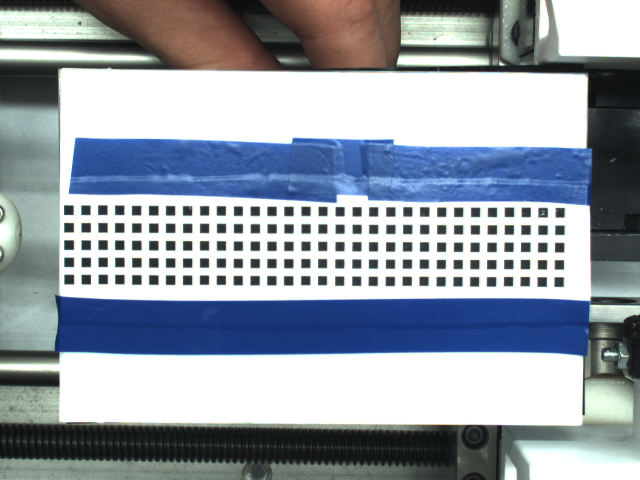
#> input picture Test Images/5x30_squares_l-2mm_space-4mm.png, 1280 x 960 px, given in place of 80mm_70mm.png, which was not available (shown at 1/2 size)
$ python image_processing.py '../Test Images/5x30_squares_l-2mm_space-4mm.png'
#> lines starting #> are read from the running program, lines starting #| are printed output that depends on the picture; after the words box and inside, x2 and y2 are one past the last pixel; in counts of white or black regions, pixels touching at a corner belong together; pictures that were not available may be replaced by others from this repository, and a replacement may not be noted
### src/BSpline1D.py
'''
Created on Jan 2, 2020

@author: Dimitri Lezcano

@summary: Class in order to fit a B-Spline to data smoothly
'''
import numpy as np
import scipy.interpolate as interp
from scipy.integrate import quad
from warnings import warn


class BSpline1D():
    '''
    BSpline 1-D
    '''

    def __init__( self, x: np.ndarray, y: np.ndarray, k: int = 3, xb: float = None,
                  xe: float = None, w: np.ndarray = None ):
        '''
        Returns an interpolator that uses 0 knots and instead scales the values
        between 0 and 1
        '''
        self.__x = x
        self.__y = y
        self.__qmin = x.min()
        self.__qmax = x.max()
        self.__tck = interp.splrep( self._scale( x ), y,
                                  w = w, xb = xb, xe = xe, k = k, t = [0.25, .5, 0.75] )

    # __init__

#================= PROPERTIES =======================
    @property
    def qmin( self ):
        return self.__qmin

    # property getter: qmin

    # [9 lines left out: function qmin, not called in this run]

        # else

    # property setter: qmin

    @property
    def qmax( self ):
        return self.__qmax

    # property getter: qmax

    # [9 lines left out: function qmax, not called in this run]

        # else

    # property setter: qmin

    @property
    def tck( self ):
        return self.__tck

    # property getter: tck

    # [9 lines left out: function tck, not called in this run]

        # else

    # property setter: tck

    @property
    def x( self ):
        return self.__x

    # property getter: x

    # [9 lines left out: function x, not called in this run]

        # else

    # property setter: x

    @property
    def y( self ):
        return self.__y

    # property getter: y

    # [9 lines left out: function y, not called in this run]

        # else

    # property setter: x

#================= METHODS =======================

    def __call__( self, x , der: int = 0 ):
        """ Return the function's output for a specific derivative """

        return interp.splev( self._scale( x ), self.tck, der = der, ext = 0 )

    # __call__

    def _scale( self, data: np.ndarray ):
        """ Scale the input to 0 and 1 """
        if self.qmin == self.qmax:
            retval = np.ones( data.shape )

        # if

        else:
            retval = ( data - self.qmin ) / ( self.qmax - self.qmin )

        # else

        if np.any( retval > 1 ) or np.any( retval < 0 ):
            warn( f"Scaling data is out of the range of the bounding box: [{self.qmin},{self.qmax}]" )

        # if

        return retval

    # _scale

    # [4 lines left out: function arclength, not called in this run]

    # arclength

    def eval_unscale ( self, x: np.ndarray, der: int = 0 ):
        """Evaluated the spline without scaling """
        return interp.splev( x, self.tck, der = der, ext = 0 )

    # eval_unscale

    # [9 lines left out: function deriv_x, not called in this run]

    # deriv_x

    def integrate( self, a: float, b: float, der: int = 0 ):
        """ Not implemented """
        raise NotImplementedError( 'integrate is not impleemented' )

    # integrate

    # [12 lines left out: function unscale, not called in this run]

    # unscale

# BSpline1D

### src/image_processing.py
import cv2
import numpy as np
from skimage.morphology import skeletonize
import sys, os
from scipy.interpolate import splrep, splev, CubicSpline
from scipy.integrate import quad
from scipy.optimize import fsolve, leastsq, minimize, Bounds
from matplotlib.pyplot import draw
import matplotlib.pyplot as plt
import re
from BSpline1D import BSpline1D
# import scipy


def smooth_data ( Y, window, iterations = 1 ):
	retval = Y.copy()

	for k in range( iterations ):
		tmp = []
		for i in range( len( Y ) ):
			lidx = i - window
			uidx = i + window + 1
			if lidx < 0:
				lidx = 0

			if uidx > len( retval ):
				uidx = len( retval )

			tmp.append( np.mean( retval[lidx: uidx] ) )

		# for

		retval = np.array( tmp )

	# for

	return retval

# smooth_data


def load_image( filename ):
	img = cv2.imread( filename, cv2.IMREAD_COLOR )
	gray_image = cv2.cvtColor( img, cv2.COLOR_BGR2GRAY )

	return img, gray_image


# [11 lines left out: function set_ROI, not called in this run]

# set_ROI


def set_ROI_box( image, crop_area ):
	""" Sets a box around the region of interest and returns what is
		in the box

		crop = (top_leftX, top_leftY, bottom_rightX, bottom_rightY)
	"""
	tlx, tly, brx, bry = crop_area

	cropped_image = image[tly:bry, tlx:brx]

	return cropped_image

# set_ROI_box


# [162 lines left out: functions binary, saturate_img, gen_kernel, blackout_regions, canny_edge_detection, not called in this run]


def get_centerline( edge_image ):
	# [10 lines of commented-out code are left out]
	binary = np.copy( edge_image ) / 255
	skeleton = skeletonize( binary )
	skeleton = skeleton.astype( np.uint8 ) * 255

	return skeleton


def stitch( canny_img, binary_img ):
	binary_nonzero = np.argwhere( binary_img )  # find all nonzero indices

	# sort by x-coordinate
	binary_nonzero = sorted( binary_nonzero, key = lambda element: element[1] )
	binary_nonzero = np.asarray( binary_nonzero )  # convert back to numpy array

	canny_nonzero = np.argwhere( canny_img )  # find all nonzero indices
	canny_max_idx = np.argmax( canny_nonzero[:, 1] )  # find the index of rightmost point
	canny_max = canny_nonzero[canny_max_idx][1]  # find the index in original image

	stitch_img = np.copy( canny_img )
	# find where rightmost point stops in binary image
	binary_start = np.argwhere( binary_nonzero[:, 1] == canny_max )[0][0]

	# add binary_img points to stitch_img
	for b in range( binary_start, binary_nonzero.shape[0] ):
		coord = binary_nonzero[b]
		stitch_img[coord[0], coord[1]] = 255

	return stitch_img

# stitch


# [74 lines left out: functions find_param_along_poly, find_param_along_bspline, find_param_along_poly_con, find_param_along_spline, arclength, arclength_spline, not called in this run]

# arclength_spline


def xycenterline( centerline_img ):
	N_rows, N_cols = np.shape( centerline_img )

	x = np.arange( N_cols )  # x-coords
	y = N_rows * np.ones( N_cols )  # y-coords
	y = np.argmax( centerline_img, 0 )

	x = x[y[:len( x )] > 0]
	y = y[y > 0]

	return x, y[:len( x )]

# xycenterline


# [65 lines left out: functions find_active_areas, find_active_areas_bspline, fit_polynomial, not called in this run]

# fit_polynomial


def fit_spline( centerline_img ):
	N_rows, N_cols = np.shape( centerline_img )

	x = np.arange( N_cols )  # x-coords
	y = N_rows * np.ones( N_cols )  # y-coords
	y = np.argmax( centerline_img, 0 )

	x = x[y > 0]
	y = y[y > 0]

# 	spline = splrep( x, y  )
	spline = CubicSpline( x, y, bc_type = "natural" )

	return spline, x

# fit_spline


# [6 lines left out: function fit_Bspline, not called in this run]

# fit_Bspline


def fit_Bspline_img( centerline_img, deg ):
	""" Fits a BSpline to the centerline image """
	_, N_cols = np.shape( centerline_img )

	x = np.arange( N_cols - 10 )  # x-coords
# 	y = N_rows * np.ones( N_cols )  # y-coords
	y = np.argmax( centerline_img, 0 )

	x = x[y[:len( x )] > 0]
	y = y[y > 0]

	bspline = BSpline1D( x, y[:len( x )], k = deg )

	return bspline, x

# fit_Bspline_img


# [25 lines left out: functions find_curvature, find_spline_curvature, not called in this run]

# find_spline_curvature


def fit_circle_raw_curvature( y, x, x_int, width: float ):
	k = []
	for xi in x_int:
		idxs = np.abs( x - xi ) <= width
		x_window = x[idxs]
		y_window = y[idxs]

		xm = np.mean( x_window )
		ym = np.mean( y_window )

		calcdist = lambda xc, yc: np.sqrt( ( x_window - xc ) ** 2 + ( y_window - yc ) ** 2 )
		costfn = lambda c: np.abs( calcdist( *c ) - np.mean( calcdist( *c ) ) )

		c2, ier = leastsq( costfn , ( xm, ym ) )
		R = np.mean( calcdist( *c2 ) )
		if c2[1] - ym < 0:
			R *= -1

		k.append( 1 / R )

	# for

	return np.array( k )

# fit_circle_raw_curvature


# [204 lines left out: functions fit_integral_curvature, fit_integral_curvature_callable, fit_adaptive_circle_curvature, not called in this run]

	# for

# fit_adaptive_circle_curvature


def fit_circle_curvature( p, x, x_int, width: float , dx: float = -1 ):
	""" Function to find the curvature of a function by circle fitting

		@param p: the function (callable) of the curve

		@param x: the x values in the of the whole polynomial

		@param x_int: the x values that we are interested in

		@param width: the width of the fitting window

		@return: numpy array of curvatures for the associated 'x_ints'

	"""

	k = []
	for xi in x_int:
		if dx > 0:
			xlow = max( [xi - width, x.min()] )
			xhi = min( [xi + width, x.max()] )
			x_window = np.arange( xlow, xhi, dx )

		# if

		else:
			x_window = x[np.abs( x - xi ) <= width]

		# else

		y_window = p( x_window )

		xm = np.mean( x_window )
		ym = np.mean( y_window )

		calcdist = lambda xc, yc: np.sqrt( ( x_window - xc ) ** 2 + ( y_window - yc ) ** 2 )
		costfn = lambda c: np.abs( calcdist( *c ) - np.mean( calcdist( *c ) ) )

		c2, ier = leastsq( costfn , ( xm, ym ) )
		R = np.mean( calcdist( *c2 ) )
		if c2[1] - ym < 0:
			R *= -1

		k.append( 1 / R )

	# for

	return np.array( k )

# fit_circle_curvature


# [47 lines left out: function find_active_areas_poly, not called in this run]

# find_active_areas_poly


def plot_func_image( img, func, x , intf = plt ):
	y = func( x )
	tempfile = "../Output/temporary_img.png"
	result = cv2.imwrite( tempfile, img )

	if not result:
		raise OSError( "Image file was not written." )

	img = plt.imread( tempfile )
	os.remove( tempfile )

	intf.imshow( img , cmap = "gray" )
	intf.plot( x, y , 'm-' )
	# intf.title( "Plot of function on image" )
# 	plt.show()

# plot_func_image


# [20 lines left out: function plot_spline_image, not called in this run]
# 	plt.show()

# plot_spline_image


def main():

	filename = '80mm_70mm.png'
	directory = '../Test Images/Curvature_experiment_11-15-19/'
	pix_per_mm = 8.85
	crop_area = ( 84, 250, 1280, 715 )

	# params
	polfit = 3
	circle_curv_win = 35 * pix_per_mm
	smooth_window = 25

	# metadata processing
	pattern = r'([0-9]+)mm_([0-9]+)mm.png'
	result = re.search( pattern, filename )
	act_R1, act_R2 = result.groups()
	act_R1 = float( act_R1 )
	act_R2 = -float( act_R2 )

	# output stuff
	outdir = "../Output/Curvature Fitting/2 Circle Window Fitting/"
	base_name = "circwin_{}mm_{:.0f}mm_{:.0f}mm".format( circle_curv_win / pix_per_mm,
														 np.abs( act_R1 ), np.abs( act_R2 ) )
	outshape = outdir + base_name + '_shape.png'
	outcurv = outdir + base_name + '.png'

	x_ignore = ( 450, 800 )

	img, gray_image = load_image( directory + filename )
#> in load_image, img is the input picture: shape (960, 1280, 3); mean B, G, R 168.2, 157.7, 148.9
#> in load_image, `gray_image = cv2.cvtColor( img, cv2.COLOR_BGR2GRAY )`:
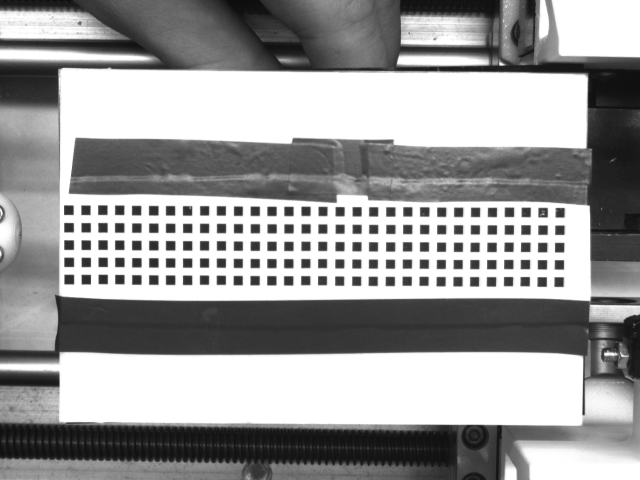
#> gray_image: shape (960, 1280) (shown at 1/2 size); min 12, max 255, mean 156.3

	crop_img = set_ROI_box( gray_image, crop_area )
#> in set_ROI_box, `cropped_image = image[tly:bry, tlx:brx]`:
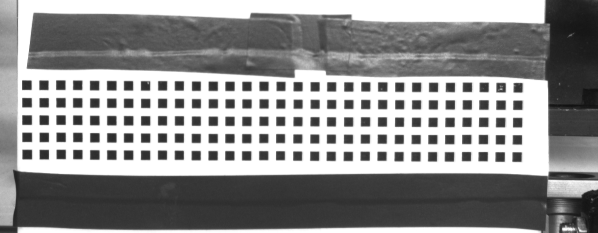
#> cropped_image: shape (465, 1196) (shown at 1/2 size); min 16, max 255, mean 145.2
# 	cv2.imshow( "Cropped Image", crop_img )

	binary_img = cv2.threshold( crop_img, 100, 255, cv2.THRESH_BINARY_INV )[1]
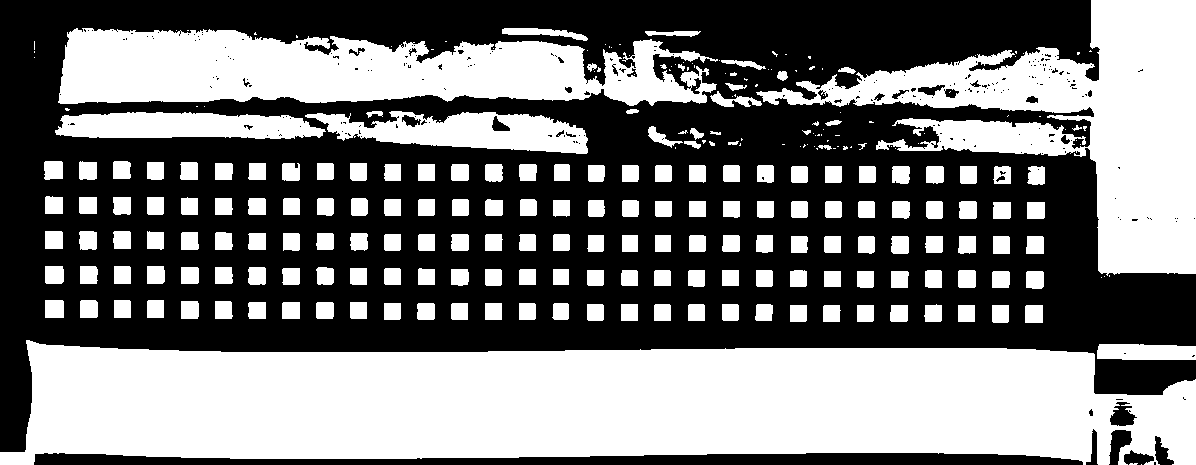
#> binary_img: shape (465, 1196); 46.9% white; 275 white regions (94 under 20 px), largest, box (x1, y1, x2, y2) and area: (0, 340, 1196, 465) 119708, (756, 0, 1196, 276) 43919, (58, 28, 718, 106) 35836
# 	cv2.imshow( "Binarized Image", binary_img )

# 	canny_edges = canny_edge_detection( crop_img )
	skeleton = get_centerline( binary_img )
#> in get_centerline, `skeleton = skeletonize( binary )`:
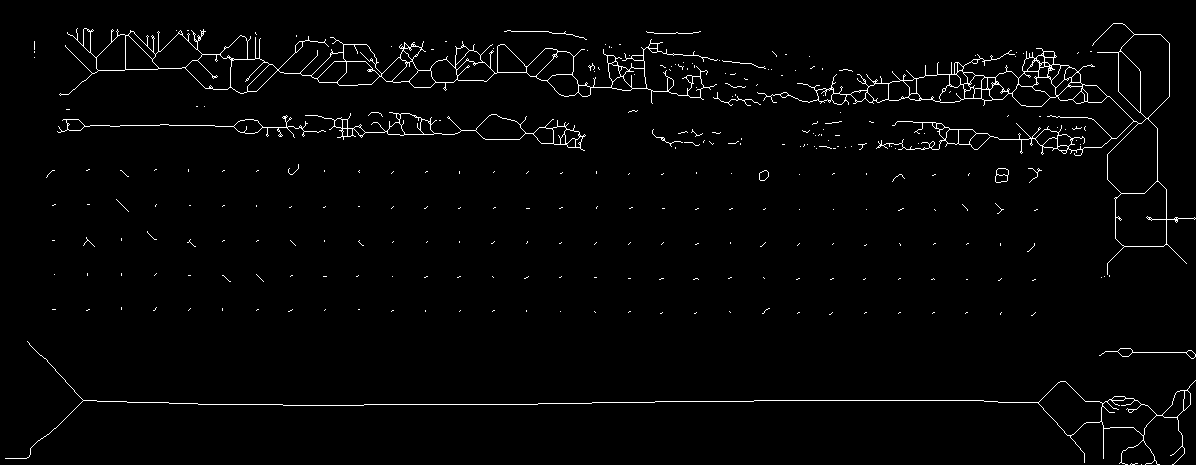
#> skeleton: shape (465, 1196) bool; 2% white in thin lines or dots
# 	cv2.imshow( "Skeletonized image", skeleton )
# 	cv2.waitKey( 0 )

	stitch_img = stitch( skeleton, binary_img )
#> in stitch, `binary_nonzero = np.argwhere( binary_img )`: binary_nonzero = 260693 pairs, first value 0 to 464, second value 0 to 1195
#> in stitch, `binary_nonzero = sorted( binary_nonzero, key = lambda element: element..`: binary_nonzero = 260693 items
#> in stitch, `binary_nonzero = np.asarray( binary_nonzero )`: binary_nonzero = 260693 pairs, first value 0 to 464, second value 0 to 1195
#> in stitch, `canny_nonzero = np.argwhere( canny_img )`: canny_nonzero = 10906 pairs, first value 23 to 464, second value 5 to 1195
#> in stitch, `canny_max_idx = np.argmax( canny_nonzero[:, 1] )`: canny_max_idx = 8484
#> in stitch, `canny_max = canny_nonzero[canny_max_idx][1]`: canny_max = 1195
#> in stitch, `binary_start = np.argwhere( binary_nonzero[:, 1] == canny_max )[0][0]`: binary_start = 260319
#> the loop in stitch, `for b in range( binary_start, binary_nonzero.shape[0] ):` made 374 passes
#> coord on passes 1 to 3: [0, 1195], [1, 1195], [2, 1195]
#> after the loop in stitch, `for b in range( binary_start, binary_nonzero.shape[0] ):`:
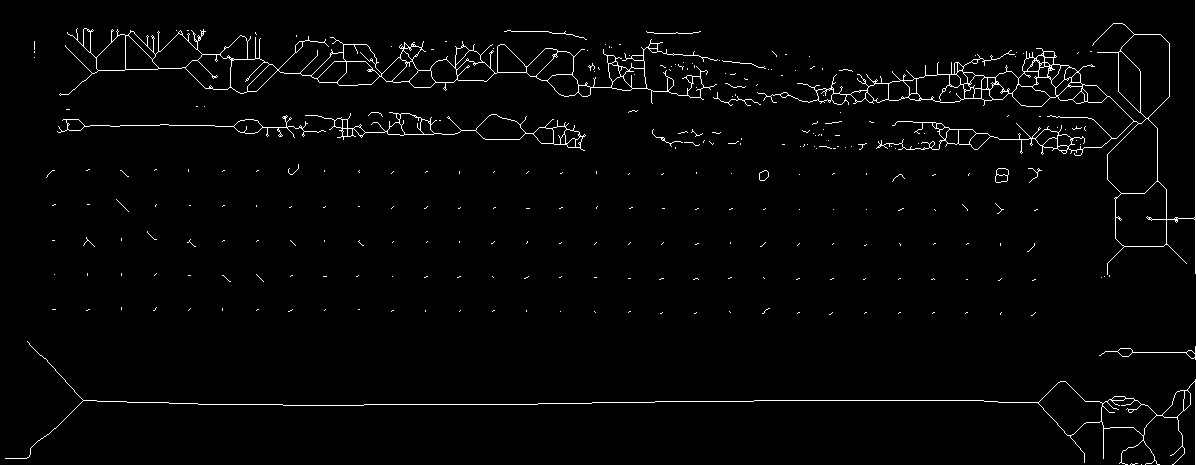
#> stitch_img: shape (465, 1196); 2% white in thin lines or dots

	print( 'fitting the polynomial' )
# 	poly, x = fit_polynomial( skeleton, 15 )
	bspline, x = fit_Bspline_img( skeleton, polfit )
#> in fit_Bspline_img, `y = np.argmax( centerline_img, 0 )`: y = 1196 values, max 458 at index 5, min 0 at index 0, mean 69.31
#> in fit_Bspline_img, `x = x[y[:len( x )] > 0]`: x = 1181 values from 5 to 1185
#> in fit_Bspline_img, `y = y[y > 0]`: y = 1191 values, max 458 at index 0, min 23 at index 1108, mean 69.6
#> in _scale, `retval = ( data - self.qmin ) / ( self.qmax - self.qmin )`: retval = 1181 values from 0 to 1
#> x = 1181 values from 5 to 1185
	xc, yc = xycenterline( skeleton )
#> in xycenterline, `y = np.argmax( centerline_img, 0 )`: y = 1196 values, max 458 at index 5, min 0 at index 0, mean 69.31
#> in xycenterline, `x = x[y[:len( x )] > 0]`: x = 1191 values from 5 to 1195
#> in xycenterline, `y = y[y > 0]`: y = 1191 values, max 458 at index 0, min 23 at index 1108, mean 69.6
#> xc = 1191 values from 5 to 1195; yc has the same summary as y in xycenterline
	s, _ = fit_spline( skeleton )
#> in fit_spline, `y = np.argmax( centerline_img, 0 )`: y = 1196 values, max 458 at index 5, min 0 at index 0, mean 69.31
#> in fit_spline, `x = x[y > 0]`: x = 1191 values from 5 to 1195
#> in fit_spline, `y = y[y > 0]`: y = 1191 values, max 458 at index 0, min 23 at index 1108, mean 69.6

# [35 lines of commented-out code are left out]
	R_pcirc = fit_circle_curvature( bspline, x, x, circle_curv_win ) * pix_per_mm
#> the loop in fit_circle_curvature, `for xi in x_int:` made 1181 passes
#> (xm, ym, c2, R) on passes 1 to 3: (159.5, 92.09, [251.2, 260], 239.3), (160, 91.99, [250.3, 259.5], 238.5), (160.5, 91.9, [249.5, 259.1], 237.8)
#> after the loop in fit_circle_curvature, `for xi in x_int:`: k = 1181 values, max 0.00506 at index 1180, min -0.00103 at index 815, mean 0.00136
#> R_pcirc = 1181 values, max 0.0448 at index 1180, min -0.0091 at index 815, mean 0.012
# 	R_scirc = 1 / fit_circle_curvature( s, x, x, circle_curv_win ) / pix_per_mm
	R_raw = fit_circle_raw_curvature( yc, xc, xc, circle_curv_win ) * pix_per_mm
#> the loop in fit_circle_raw_curvature, `for xi in x_int:` made 1191 passes
#> (xm, ym, R) on passes 359 to 360: (363, 46.78, -1142092.7), (364, 46.56, -864537.3)

	iterations = 1
	Rpc_mean = smooth_data( R_pcirc, smooth_window , iterations = iterations )
# 	Rp_mean = smooth_data ( R_poly, window , iterations = iterations )
# 	Rsc_mean = smooth_data( R_scirc, window , iterations = iterations )
	Rraw_mean = smooth_data ( R_raw, smooth_window, iterations = iterations )

	ax = plt.figure()
	plt.xlabel( "x (px)" )
	plt.ylabel( "Curvature (1/mm)" )

	plt.plot( x, R_pcirc , label = "Circle-bspline, no smooth" )
	plt.plot( x, Rpc_mean , label = "Circle-bspline, {}px smooth, {} iters.".format( smooth_window, iterations ) )

# 	plt.plot( x, R_poly, label = "Polynomial, no smooth" )
# 	plt.plot( x, Rp_mean, label = "Polynomial, {}px smooth, {} iters.".format( window, iterations ) )

	plt.plot( xc, R_raw, label = "Circle-raw, no smooth" )
# 	plt.plot( x, Rraw_mean, label = "Circle-raw, {}px smooth, {} iters.".format( window, iterations ) )

# 	plt.plot( x, R_scirc, label = "Circle-spline, no smooth" )
# 	plt.plot( x, Rsc_mean , label = "Circle-spline, {}px smooth, {} iters.".format( window, iterations ) )

	# boundary lines
	plt.axvline( x_ignore[0], color = 'k' )
	plt.axvline( x_ignore[1], color = 'k' )

	# actual values
	plt.plot( [np.min( x ), x_ignore[0]], [1 / act_R1, 1 / act_R1], 'r', label = "R1: {}mm".format( act_R1 ) )
	plt.plot( [x_ignore[1], np.max( x )], [1 / act_R2, 1 / act_R2], 'r', label = "R2: {}mm".format( act_R2 ) )

# 	plt.ylim( -120, 120 )
	plt.title( f"Curvature vs. x: Circle Window ({circle_curv_win/pix_per_mm})mm, Poly fit ({polfit})" )
	plt.legend()
	plt.savefig( outcurv )
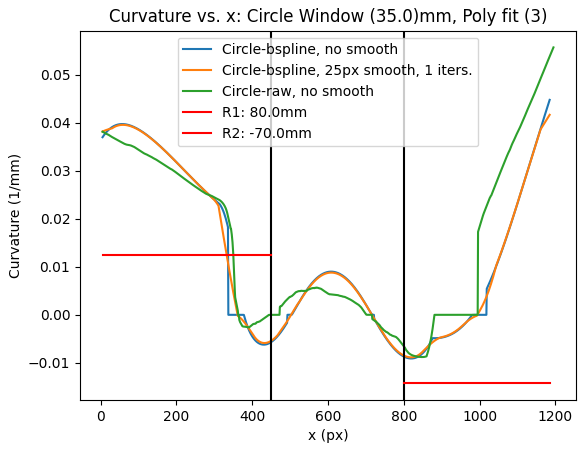
#> figure drawn by matplotlib, 1 panel; curve peaks at x = 1185, y = 0.0448; curve peaks at x = 1185, y = 0.0417; curve peaks at x = 1195, y = 0.0557

	plt.figure()
	plot_func_image( crop_img, bspline, x )
	plt.title( f"Shape plot: Poly Fit ({polfit})" )
	plt.savefig( outshape )
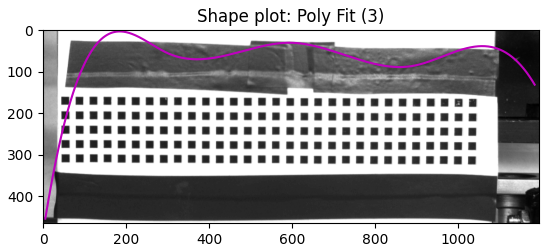
#> figure drawn by matplotlib, 1 panel

# 	plt.figure()
# 	plot_spline_image( crop_img, s, x )

# 	cv2.waitKey( 0 )
	plt.show()
	cv2.destroyAllWindows()

	print( filename )

	# [10 lines of commented-out code are left out]
	mean_Rpc1 = np.mean( R_pcirc[x < x_ignore[0]] )
	max_Rpc1 = np.max( R_pcirc[x < x_ignore[0]] )
	min_Rpc1 = np.min( R_pcirc[x < x_ignore[0]] )
	std_Rpc1 = np.std( R_pcirc[x < x_ignore[0]] )

	mean_Rpc2 = np.mean( R_pcirc[x > x_ignore[1]] )
	max_Rpc2 = np.max( R_pcirc[x > x_ignore[1]] )
	min_Rpc2 = np.min( R_pcirc[x > x_ignore[1]] )
	std_Rpc2 = np.std( R_pcirc[x > x_ignore[1]] )

	# circle-raw statistics
	mean_Rpr1 = np.mean( R_raw[xc < x_ignore[0]] )
	max_Rpr1 = np.max( R_raw[xc < x_ignore[0]] )
	min_Rpr1 = np.min( R_raw[xc < x_ignore[0]] )
	std_Rpr1 = np.std( R_raw[xc < x_ignore[0]] )

	mean_Rpr2 = np.mean( R_raw[xc > x_ignore[1]] )
	max_Rpr2 = np.max( R_raw[xc > x_ignore[1]] )
	min_Rpr2 = np.min( R_raw[xc > x_ignore[1]] )
	std_Rpr2 = np.std( R_raw[xc > x_ignore[1]] )

# [9 lines of commented-out code are left out]

	print( "Circle-Polynomial Statistics" )
	print( "Region 1" )
	print( "Mean k: {:.3f}\nMax k: {:.3f}\nMin k: {:.3f}\nStd k: {:.3f}".format(
					mean_Rpc1, max_Rpc1, min_Rpc1, std_Rpc1 ) )
#| Mean k: 0.024
#| Max k: 0.040
#| Min k: -0.006
#| Std k: 0.016
	print()
	print( "Region 2" )
	print( "Mean k: {:.3f}\nMax k: {:.3f}\nMin k: {:.3f}\nStd k: {:.3f}".format(
					mean_Rpc2, max_Rpc2, min_Rpc2, std_Rpc2 ) )
#| Mean k: 0.008
#| Max k: 0.045
#| Min k: -0.009
#| Std k: 0.016
	print()

	print( "Circle-Raw Statistics" )
	print( "Region 1" )
	print( "Mean k: {:.3f}\nMax k: {:.3f}\nMin k: {:.3f}\nStd k: {:.3f}".format(
					mean_Rpr1, max_Rpr1, min_Rpr1, std_Rpr1 ) )
#| Mean k: 0.023
#| Max k: 0.038
#| Min k: -0.003
#| Std k: 0.014
	print()
	print( "Region 2" )
	print( "Mean k: {:.3f}\nMax k: {:.3f}\nMin k: {:.3f}\nStd k: {:.3f}".format(
					mean_Rpr2, max_Rpr2, min_Rpr2, std_Rpr2 ) )
#| Mean k: 0.017
#| Max k: 0.056
#| Min k: -0.009
#| Std k: 0.022
	print()

# main


# [48 lines left out: functions main_test_spline, main_error, not called in this run]

# main_error


if __name__ == '__main__':
# 	main(sys.argv[1:])
	main()
# 	main_error()
